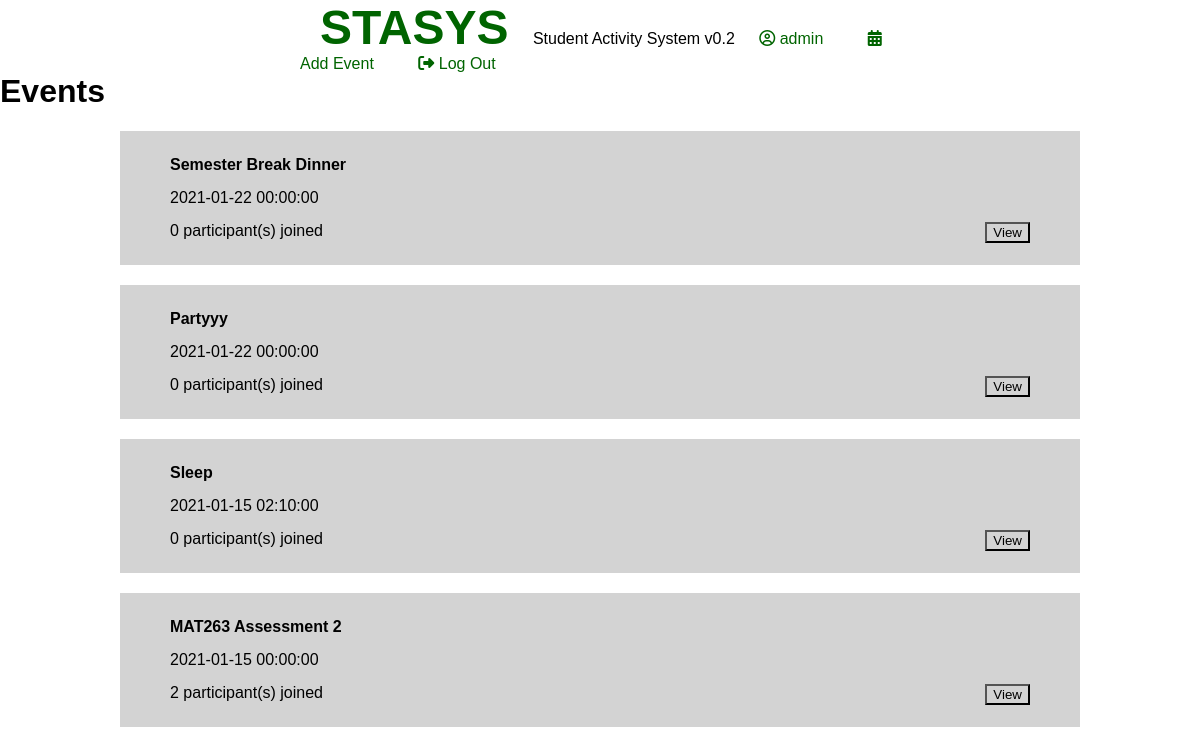
Page /home.php (signed in) on the earlier database version.
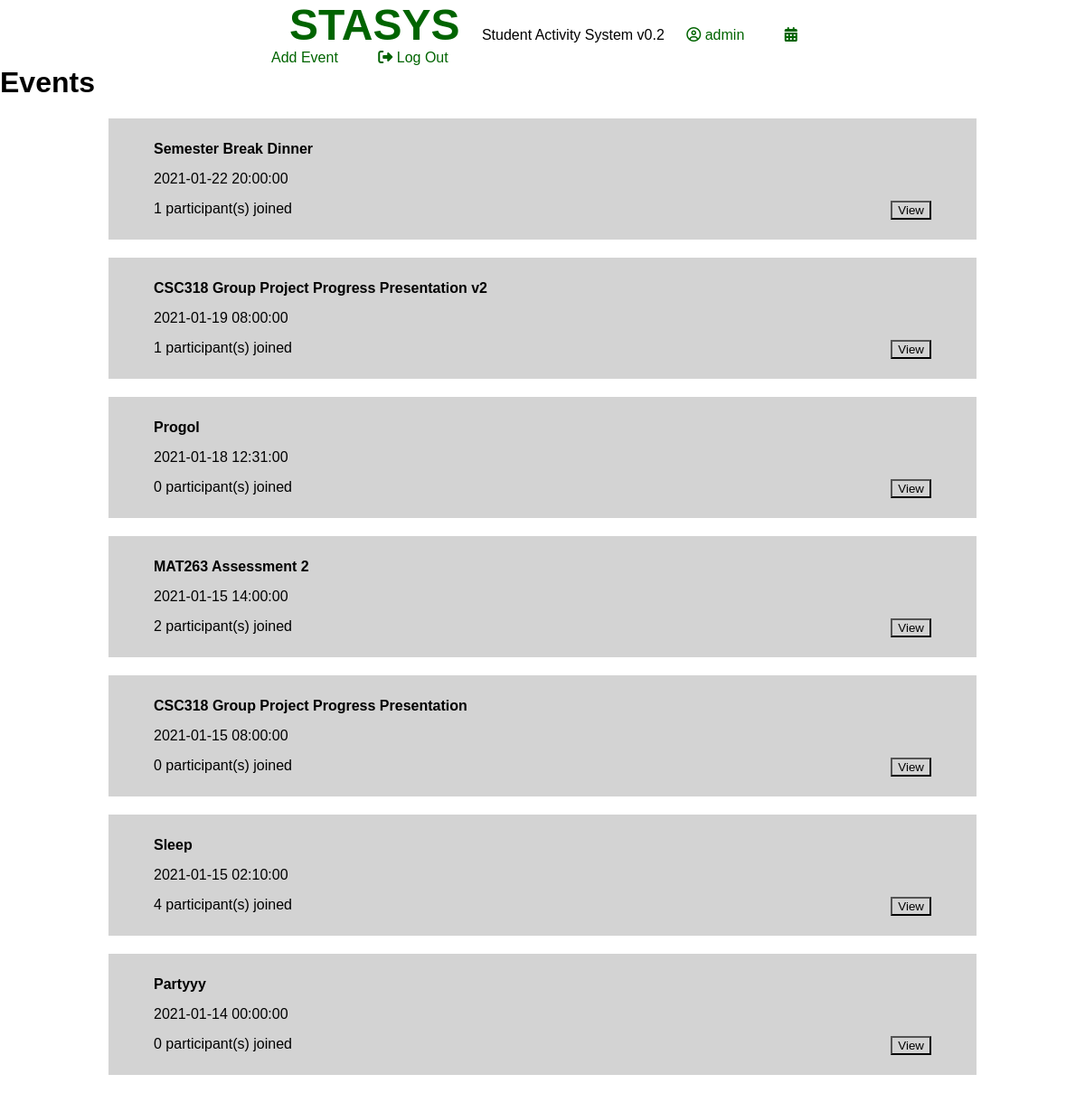
Same page on the later database version.
### tables this page shows
CREATE TABLE `user` (
  `id` int(5) NOT NULL,
  `un` varchar(50) NOT NULL,
  `pw` varchar(50) NOT NULL,
  `mat_id` varchar(10) NOT NULL,
  `name` varchar(50) NOT NULL,
  `prog` varchar(10) NOT NULL,
  `part` int(2) NOT NULL,
  `created` timestamp NULL DEFAULT current_timestamp(),
  `access_lvl` int(1) NOT NULL DEFAULT 3
);

CREATE TABLE `event` (
  `id` int(5) NOT NULL,
  `title` varchar(100) NOT NULL,
  `description` varchar(255) NOT NULL,
  `date_time` datetime NOT NULL,
  `location` varchar(100) NOT NULL,
  `quota` int(5) NOT NULL,
  `u_id` int(5) NOT NULL,
  `created` timestamp NULL DEFAULT current_timestamp()
);

### home.php (the view, shortened to what this page needs)
<?php
	include("config.php");
	$query_user = $conn->query("SELECT * FROM user WHERE id ='".$_SESSION['id']."'");
	$rowuser = $query_user->fetch_assoc();
?>
<html>
	<head>
		<link rel="stylesheet" type="text/css" href="./styles.css"/>
	</head>
	<body>
		<nav class="align-center">
			<a class="title" href="home.php">STASYS</a>
			Student Activity System v0.2
			<a href="user.php"><i class="fa fa-user-circle-o" aria-hidden="true"></i> <?php echo $rowuser['un']; ?></a>
			<a href="event_add.php"><i class="fa fa-calendar" aria-hidden="true"></i> Add Event</a>
			<a href="logout.php"><i class="fa fa-sign-out" aria-hidden="true"></i> Log Out</a>
		</nav>
		<div class="box-base">
			<h1>Events</h1>
			<?php $result = mysqli_query($conn, "SELECT * FROM event ORDER BY date_time DESC");
			while($rows=mysqli_fetch_array($result)){
			$count = mysqli_fetch_assoc(mysqli_query($conn, "SELECT COUNT(u_id) as count FROM participation WHERE e_id = ".$rows['id']."")); ?>
	<div class="box-event">
				<div class="text"><b><?php echo $rows['title']; ?></b></div>
				<div class="text"><?php echo $rows['date_time']; ?></div>
				<div class="text"><?php echo $count['count'].' participant(s) joined'; ?><a href="event.php?no=<?php echo $rows['id']; ?>"><input type="button" value="View"/></a></div>
			</div>
		<?php } ?>
</div>
	</body>
</html>

### styles.css (style rules this page uses)
* { background-color: #ffffff00; box-sizing: border-box; font-family: 'Arial'; margin-left: 0; margin-right: 0; margin-top: 0; scroll-behavior: smooth; }
nav a { color: darkgreen; margin: 0 20px; text-decoration: none; }
.align-center { width: 50%; margin: auto; }
.box-base { padding: 0; margin: 0 auto 0 auto; width: 1200px; }
.box-event { background-color: lightgray; padding: 10px 0; margin: 20px auto; max-width: 960px; }
.text { margin: 15px 50px; }
.text a input { float: right; }
.title { font-size: 48px; font-weight: bold; }

Differences in the rows shown:
changed event "Semester Break Dinner": date_time "2021-01-22 00:00:00" → "2021-01-22 20:00:00"; count "0" → "1"
added event: title "CSC318 Group Project Progress Presentation v2", date_time "2021-01-19 08:00:00", count "1"
added event: title "Progol", date_time "2021-01-18 12:31:00", count "0"
changed event "MAT263 Assessment 2": date_time "2021-01-15 00:00:00" → "2021-01-15 14:00:00"; moves up the list
added event: title "CSC318 Group Project Progress Presentation", date_time "2021-01-15 08:00:00", count "0"
changed event "Sleep": count "0" → "4"; moves down the list
changed event "Partyyy": date_time "2021-01-22 00:00:00" → "2021-01-14 00:00:00"
